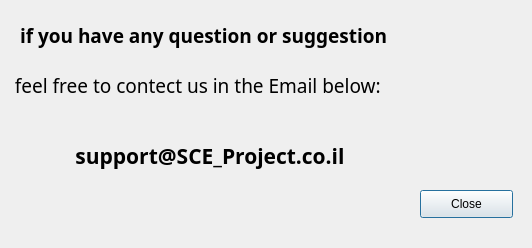
<?xml version="1.0" encoding="UTF-8"?>
<ui version="4.0">
 <class>Parent_Registered</class>
 <widget class="QDialog" name="Parent_Registered">
  <property name="geometry">
   <rect>
    <x>0</x>
    <y>0</y>
    <width>532</width>
    <height>248</height>
   </rect>
  </property>
  <property name="windowTitle">
   <string>Dialog</string>
  </property>
  <widget class="QLabel" name="Email">
   <property name="geometry">
    <rect>
     <x>70</x>
     <y>130</y>
     <width>371</width>
     <height>51</height>
    </rect>
   </property>
   <property name="font">
    <font>
     <family>Arial Black</family>
     <pointsize>16</pointsize>
     <weight>75</weight>
     <bold>true</bold>
    </font>
   </property>
   <property name="text">
    <string> support@SCE_Project.co.il</string>
   </property>
  </widget>
  <widget class="QPushButton" name="Close_bttn">
   <property name="geometry">
    <rect>
     <x>420</x>
     <y>190</y>
     <width>93</width>
     <height>28</height>
    </rect>
   </property>
   <property name="text">
    <string>Close</string>
   </property>
  </widget>
  <widget class="QLabel" name="label">
   <property name="geometry">
    <rect>
     <x>20</x>
     <y>10</y>
     <width>481</width>
     <height>51</height>
    </rect>
   </property>
   <property name="font">
    <font>
     <family>Arial Black</family>
     <pointsize>14</pointsize>
     <weight>75</weight>
     <bold>true</bold>
    </font>
   </property>
   <property name="text">
    <string>if you have any question or suggestion</string>
   </property>
  </widget>
  <widget class="QLabel" name="label_2">
   <property name="geometry">
    <rect>
     <x>10</x>
     <y>60</y>
     <width>471</width>
     <height>51</height>
    </rect>
   </property>
   <property name="font">
    <font>
     <family>Arial Black</family>
     <pointsize>14</pointsize>
    </font>
   </property>
   <property name="text">
    <string> feel free to contect us in the Email below:</string>
   </property>
  </widget>
 </widget>
 <resources/>
 <connections/>
</ui>
